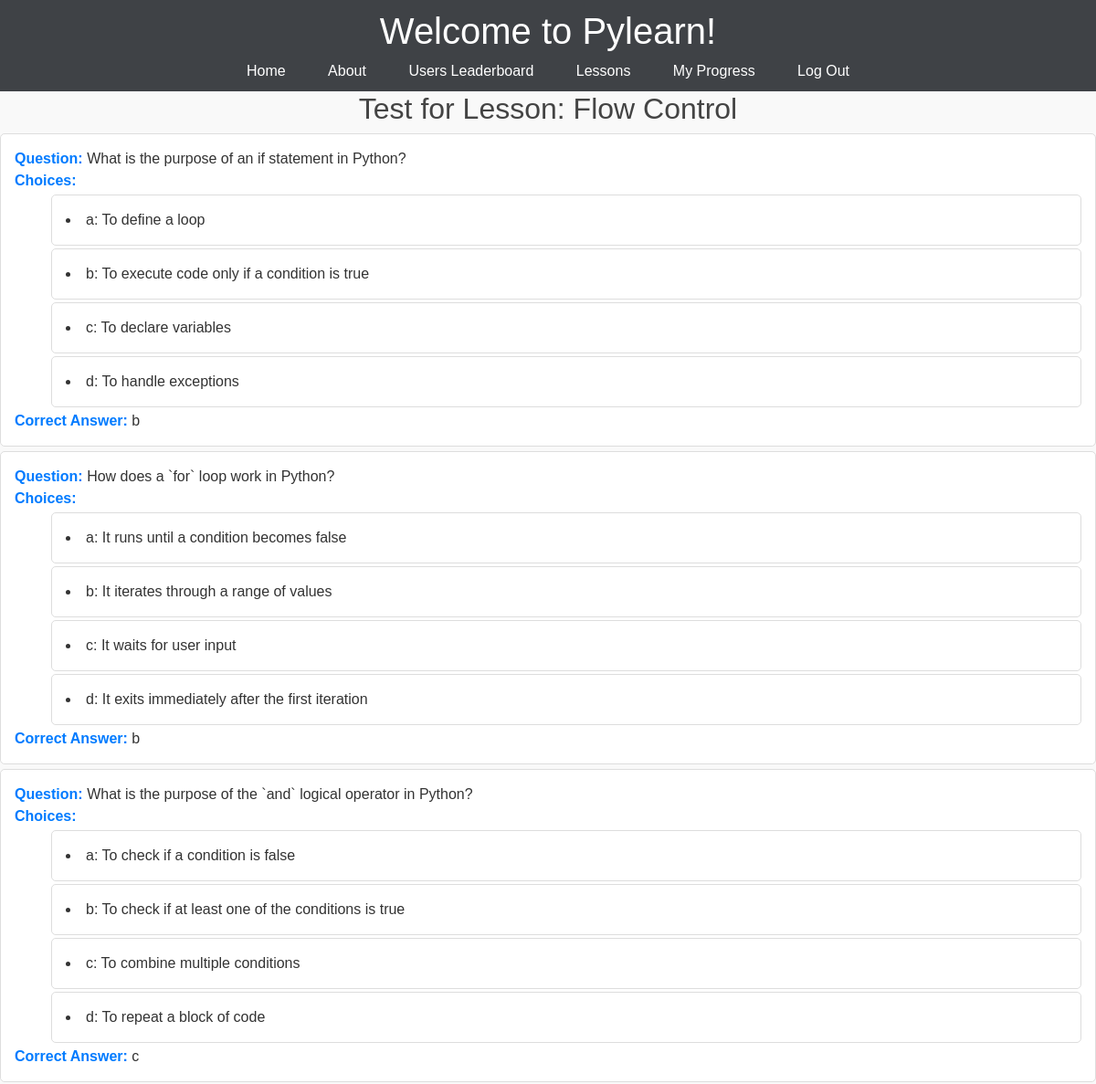
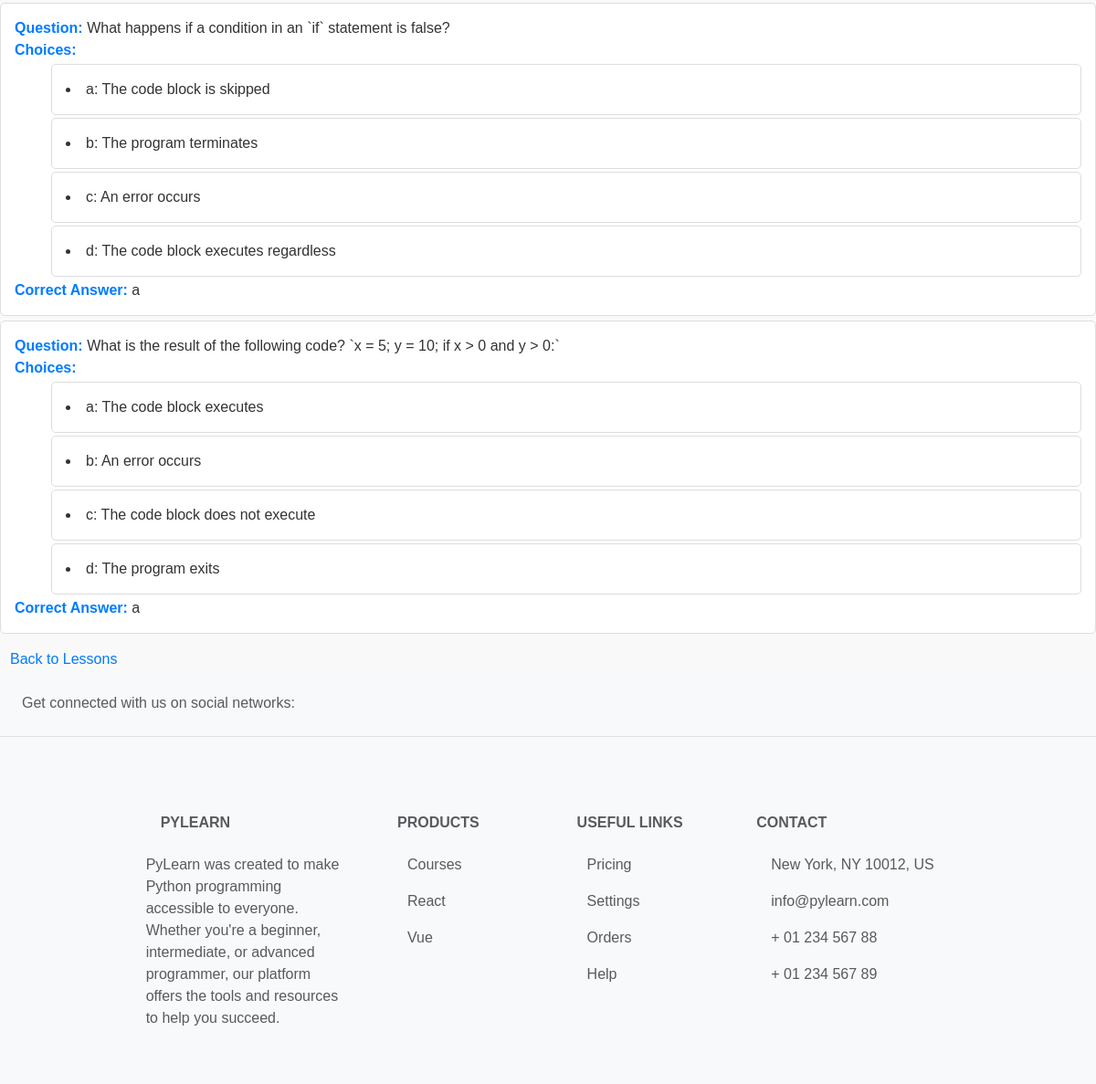
Screenshot of /lessons/view_lesson_test/2/ (signed in) with the database file from the repository (2 pictures, top to bottom).
### lessons/models.py (models this page shows, shortened)
class Lesson(models.Model):
    title = models.CharField(max_length=200)
    content = models.TextField()  # HTML or Markdown for lesson content
    order = models.IntegerField()  # Lesson order in the curriculum
    is_task_based = models.BooleanField(default=False)  # True for tasks, False for quizzes

class Quiz(models.Model):
    lesson = models.ForeignKey(Lesson, on_delete=models.CASCADE, related_name="quizzes")
    question = models.TextField()
    answer_choices = models.JSONField()  # Store multiple choices as JSON
    correct_answer = models.CharField(max_length=100)
    points = models.IntegerField(default=0)

### lessons/views.py (the view)
# urls.py: path('view_lesson_test/<int:lesson_id>/', views.view_lesson_test, name='view_lesson_test'),
@login_required
def view_lesson_test(request, lesson_id):
    lesson = get_object_or_404(Lesson, id=lesson_id)    # get specified lesson
    quizzes = lesson.quizzes.all()  # get all quizzes associated with that lesson
    return render(request, 'view_lesson_test.html', {'lesson': lesson, 'quizzes': quizzes}) # display lesson test

### lessons/templates/view_lesson_test.html
{% extends 'base.html' %}
{% block content %}
<head>
    {% load static %}
    <link rel="stylesheet" type="text/css" href="{% static 'styles/test_style.css' %}">
</head>
<h2>Test for Lesson: {{ lesson.title }}</h2>
<ul>
    {% for quiz in quizzes %}
    <li>
        <strong>Question:</strong> {{ quiz.question }}<br>
        <strong>Choices:</strong>
        <ul>
            {% for key, choice in quiz.answer_choices.items %}
            <li>{{ key }}: {{ choice }}</li>
            {% endfor %}
        </ul>
        <strong>Correct Answer:</strong> {{ quiz.correct_answer }}
    </li>
    {% empty %}
    <li>No test available for this lesson.</li>
    {% endfor %}
</ul>
<a href="{% url 'lessons:view_lessons' 1 lesson.id %}">Back to Lessons</a>
{% endblock %}

### static/css/styles.css (style rules this page uses)
body { font-family: Arial, sans-serif; margin: 20px; padding: 0; background-color: #1A233A; color: #D9D9D9; }
h1, h2, h3 { color: #4CAF50; }
ul { list-style-type: none; padding: 0; }
ul li { margin: 5px 0; }
ul ul { list-style-type: disc; margin-left: 20px; padding-left: 20px; }
ul ul li { margin: 3px 0; list-style-position: inside; }

### lessons/templates/styles/test_style.css (style rules this page uses)
body { font-family: Arial, sans-serif; background-color: #f9f9f9; color: #333; margin: 0; padding: 0; }
h2 { color: #444; text-align: center; }
ul { list-style-type: none; padding: 0; }
li { background-color: #ffffff; border: 1px solid #ddd; margin-bottom: 10px; padding: 15px; border-radius: 5px; }
strong { color: #007BFF; }
a { text-decoration: none; color: #007BFF; border: 1px solid transparent; padding: 5px 10px; border-radius: 3px; transition: background-color 0.3s ease; }

### rows the page displays
Lesson: title "Flow Control"
Quiz: question "What is the purpose of an if statement in Python?", answer_choices "a" "b" "c" "d", answer_choices "To define a loop" "To execute code only if a condition is true" "To declare variables" "To handle exceptions", correct_answer "b"
Quiz: question "How does a `for` loop work in Python?", answer_choices "a" "b" "c" "d", answer_choices "It runs until a condition becomes false" "It iterates through a range of values" "It waits for user input" "It exits immediately after the first iteration", correct_answer "b"
Quiz: question "What is the purpose of the `and` logical operator in Python?", answer_choices "a" "b" "c" "d", answer_choices "To check if a condition is false" "To check if at least one of the conditions is true" "To combine multiple conditions" "To repeat a block of code", correct_answer "c"
Quiz: question "What happens if a condition in an `if` statement is false?", answer_choices "a" "b" "c" "d", answer_choices "The code block is skipped" "The program terminates" "An error occurs" "The code block executes regardless", correct_answer "a"
Quiz: question "What is the result of the following code? `x = 5; y = 10; if x > 0 and y > 0:`", answer_choices "a" "b" "c" "d", answer_choices "The code block executes" "An error occurs" "The code block does not execute" "The program exits", correct_answer "a"
